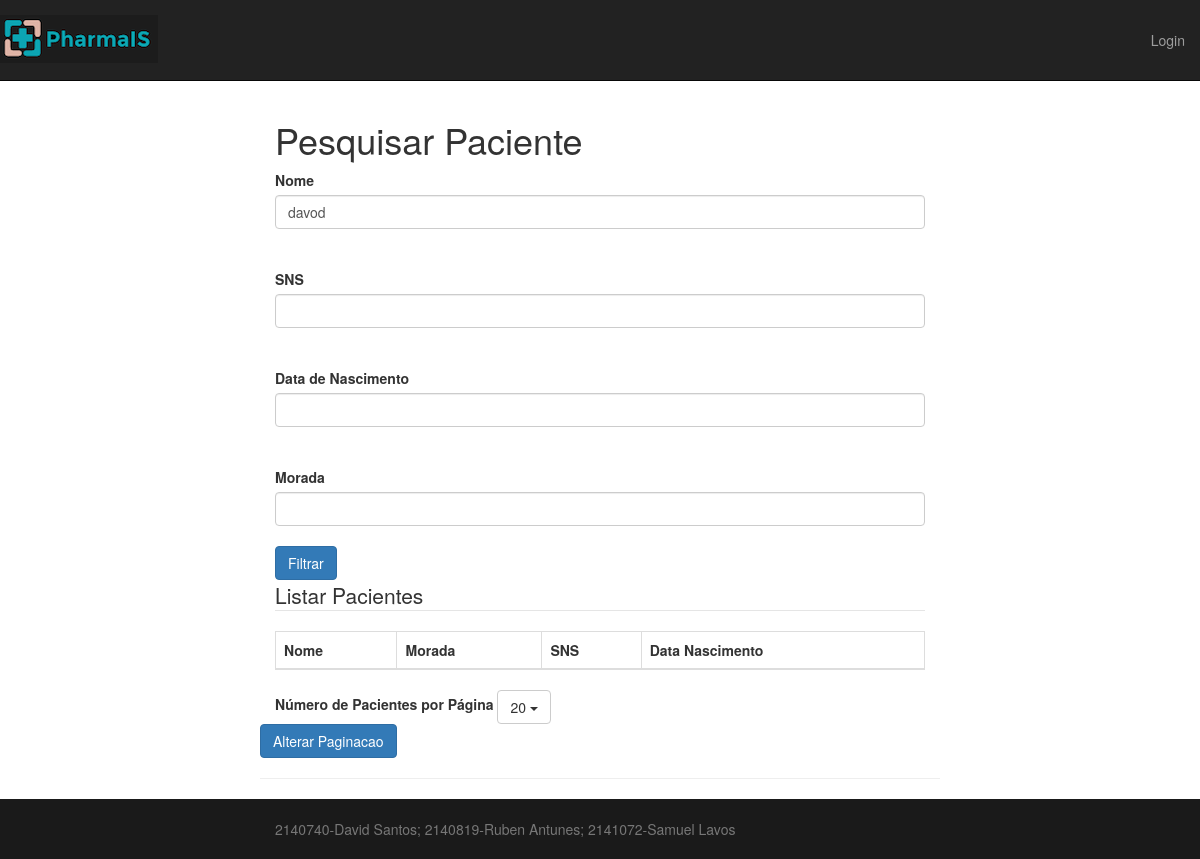
/Site/pacientes_pesquisar.php?nomeP=davod, run on an earlier commit of the app's database.
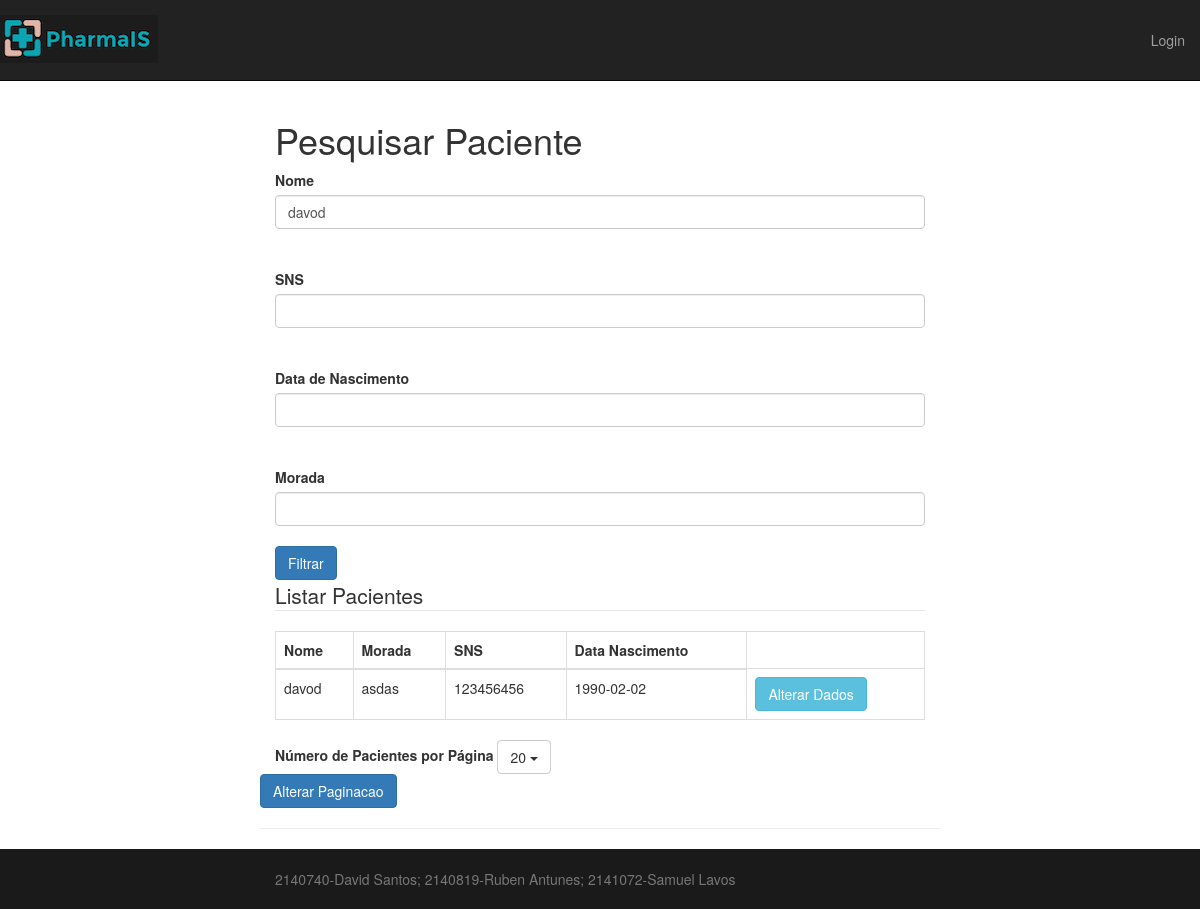
And on a later commit of the database.
### tables this page shows
CREATE TABLE IF NOT EXISTS `paciente` (
  `id` int(10) NOT NULL AUTO_INCREMENT,
  `nomeP` varchar(128) NOT NULL,
  `moradaP` varchar(256) NOT NULL,
  `snsP` varchar(9) NOT NULL,
  `dataNascimP` date NOT NULL,
  PRIMARY KEY (`id`),
  UNIQUE KEY `sns` (`snsP`)
);

### Site/pacientes_pesquisar.php (called while the page is built, shortened)
<?php
	require_once("model/pacientes.model.php");
	$nomeP = "";
	$pacientes =array();
	if (isset($_GET['nomeP']))
		$nomeP =$_GET['nomeP'];
	if ($nomeP != "")
		$pacientes = FilterPacientesNome($nomeP);
	require("view/top.template.php");
	require("view/pacientes.pesquisa_view.php");
	require("view/pacientes.pesquisa_subview.php");
	require("view/bottom.template.php");

### Site/inc/db.php (called while the page is built, shortened)
<?php
function db(){
	$maquina = "localhost";
	$utilizador = "root";
	$senha="";
	$bd="dbis";
	$_ApplicationDBConnection = @new mysqli($maquina, $utilizador, $senha, $bd);
	return $_ApplicationDBConnection;
}

### Site/model/pacientes.model.php (called while the page is built, shortened)
<?php
require_once("inc/db.php");
function FilterPacientesNome($nomeP){
	$query = "SELECT id, nomeP, moradaP, snsP, dataNascimP ".
	         "FROM paciente ".
			"  WHERE (nomeP like ?)";
	$stmt= db()->prepare($query);
	$stmt->bind_param("s", $nomeP);
	$stmt->execute();
	$result = $stmt->get_result();
	return $result->fetch_all(MYSQL_ASSOC);
}

### Site/view/pacientes.pesquisa_subview.php (the view, shortened to what this page needs)
<fieldset>
    <legend>Listar Pacientes</legend>
	<table class="table table-bordered">
		<thead>
	  		<tr>
				<th>Nome</th>
				<th>Morada</th>
				<th>SNS</th>
				<th>Data Nascimento</th>
			</tr>
		</thead>
		<tbody>
		 	<?php
		 		foreach ($pacientes as $linha) {
					echo "\n<tr>";
					echo "<td>".$linha['nomeP']."</td>";
					echo "<td>".$linha['moradaP']."</td>";
					echo "<td>".$linha['snsP']."</td>";
					echo "<td>".$linha['dataNascimP']."</td>";
					?>
					<?php echo '<td><a class="btn btn-info" href="pacientes_update.php?id='.$linha['id'].'" role="button">Alterar Dados</a></td>';?>
					</tr>
		    <?php } ?>
		</tbody>
	</table>
	 <form action="pacientes.php" method="post" class="form" id="limit" name="limit">
	<label>Número de Pacientes por Página</label>
  <button class="btn btn-default dropdown-toggle" type="button" id="limit value="20" data-toggle="dropdown" aria-haspopup="true" aria-expanded="true">
    20
    <span class="caret"></span>
  </button>
</div>
  <input type="submit" id="idSubmit" value="Alterar Paginacao" class="btn btn-primary">
	<hr>

What changed in the data, as far as the page shows it:
added paciente: nomeP "davod", moradaP "asdas", snsP "123456456", dataNascimP "1990-02-02"
